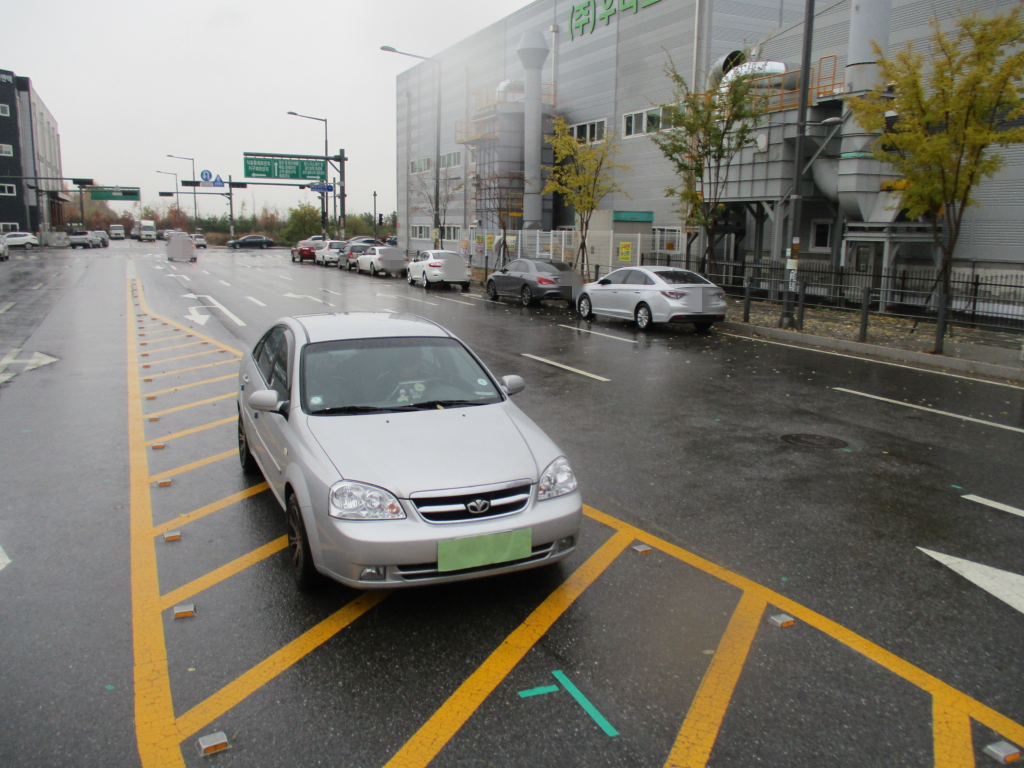
#> input picture multi image histogram/test.JPG, 2048 x 1536 px (shown at 1/2 size)
$ python 3Dhistogram.py
#> lines starting #> are read from the running program, lines starting #| are printed output that depends on the picture; after the words box and inside, x2 and y2 are one past the last pixel; in counts of white or black regions, pixels touching at a corner belong together
import cv2
import numpy as np
import matplotlib.pyplot as plt

image = cv2.imread('test.JPG')
#> image is the input picture: shape (1536, 2048, 3); mean B, G, R 110.8, 119.5, 122.1
# hsv_image = cv2.cvtColor(image, cv2.COLOR_BGR2HSV)
h,w,_ = image.shape
#> h = 1536; w = 2048

mask_image = []
hist_add = np.array([0])
with open('test.txt','r') as rd:
#> (reads multi image histogram/test.txt from the repository)
    boxes = rd.readlines()
    for box in boxes:
        box = box.strip()
        box = box.split()
        box = list(map(float,box))
        box_width = box[3] * w
        box_height = box[4] * h
        box_center_x = box[1] * w
        box_center_y = box[2] * h

        xmin = int(box_center_x - box_width/2)
        ymin = int(box_center_y - box_height/2)
        xmax = int(box_center_x + box_width/2)
        ymax = int(box_center_y + box_height/2)
        mask = np.zeros((h,w), np.uint8)
        mask[ymin:ymax, xmin:xmax] = 255
        add_image = cv2.cvtColor(cv2.resize(image[ymin:ymax,xmin:xmax], (100,100)), cv2.COLOR_BGR2HSV)
        hsv_hist = cv2.calcHist(add_image,[0,1],None,[360,256],[0,360,0,256])
        hist_add = hist_add + hsv_hist
#> this loop made 15 passes
#> pass 1, `hsv_hist = cv2.calcHist(add_image,[0,1],None,[360,256],[0,360,0,256])`:
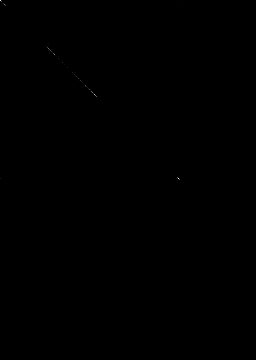
#> hsv_hist: shape (360, 256) float32; min 0, max 23, mean 0; drawn with min black and max white
#> after the loop: add_image: shape (100, 100, 3); mean H, S, V 78.8, 25.1, 137.2
#> after the loop:
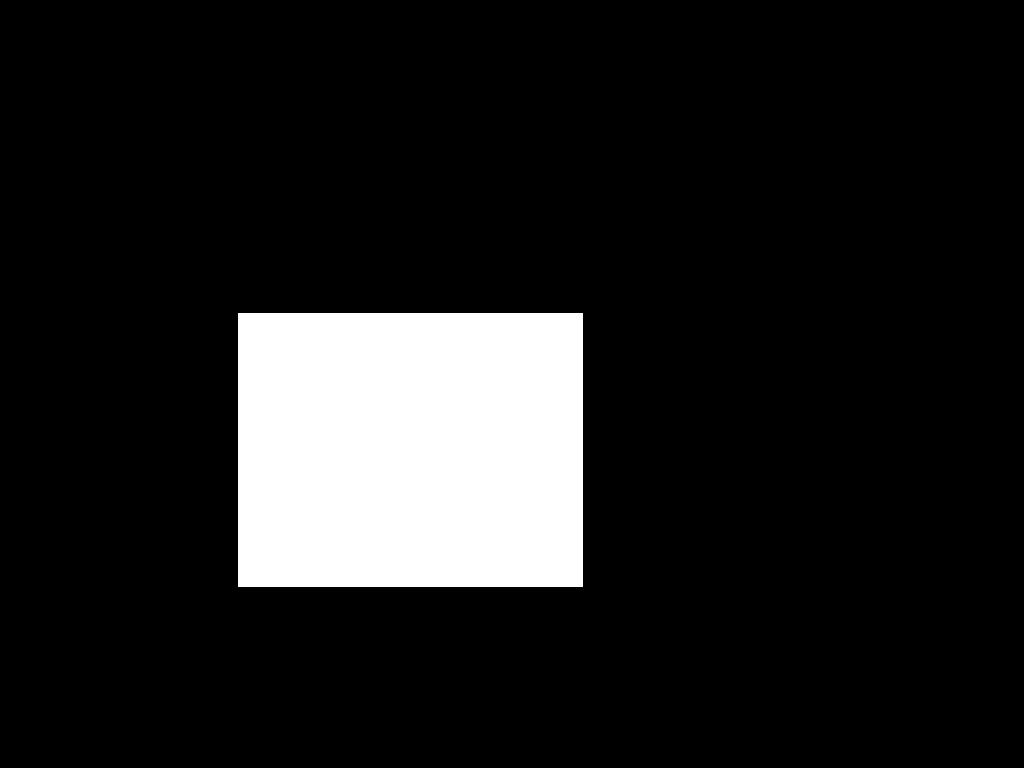
#> mask: shape (1536, 2048) (shown at 1/2 size); 12% white; 1 white region, box (x1, y1, x2, y2) and area: (476, 627, 1166, 1173) 376740


x = np.arange(360)
y = np.arange(256)
xx, yy = np.meshgrid(x,y)
xxx, yyy = xx.ravel(), yy.ravel()
top = hist_add.flatten()
bottom = np.zeros_like(top)
width = depth = 1
z = np.zeros(360)


fig = plt.figure()
ax = fig.add_subplot(projection='3d')

ax.bar3d(xxx,yyy,bottom,width,depth,top)
ax.set_xlabel('Hue')
ax.set_ylabel('saturation')
ax.set_zlabel('number')
plt.show()
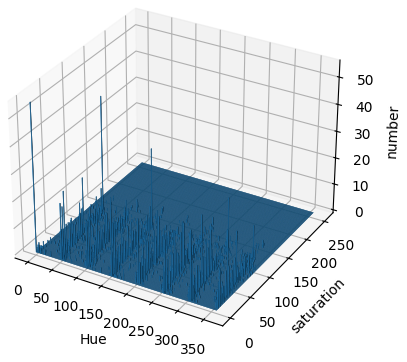
#> figure drawn by matplotlib, 1 panel
